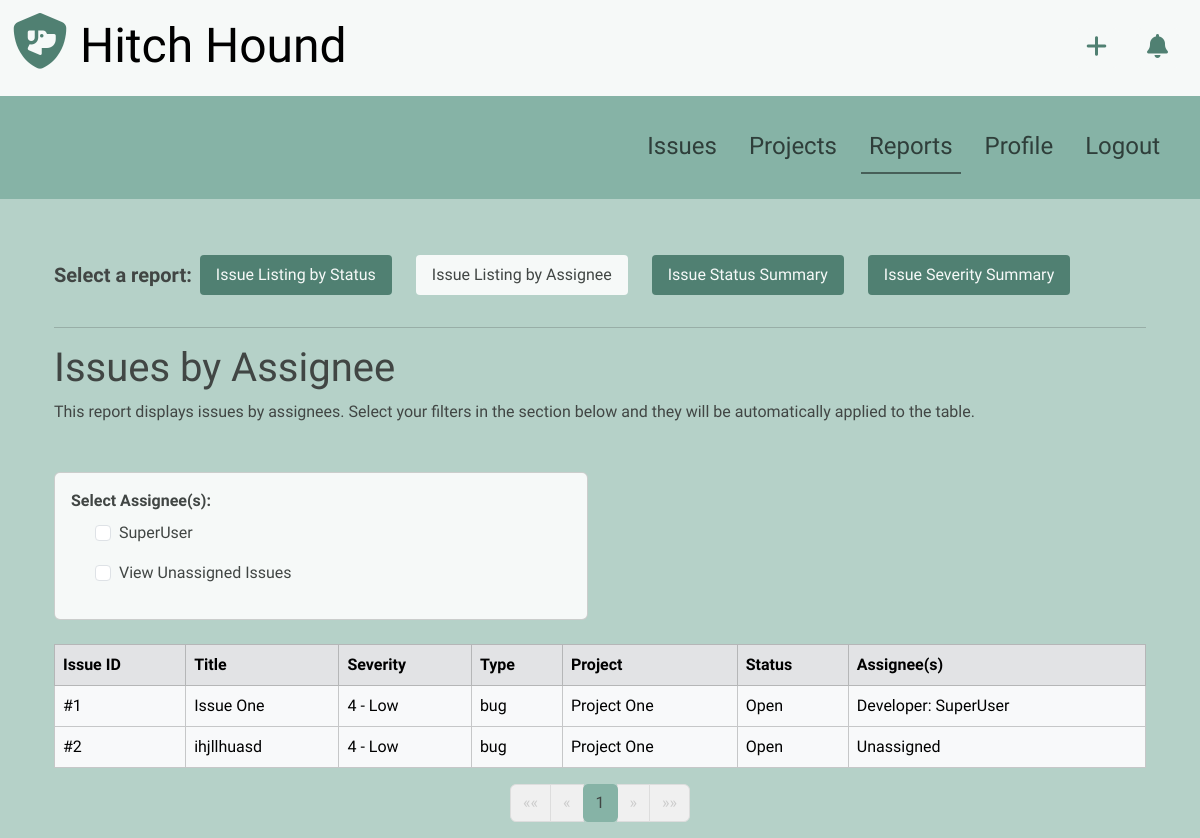
The app's page /reports/issue_listing_by_assignee/ (signed in), older data.
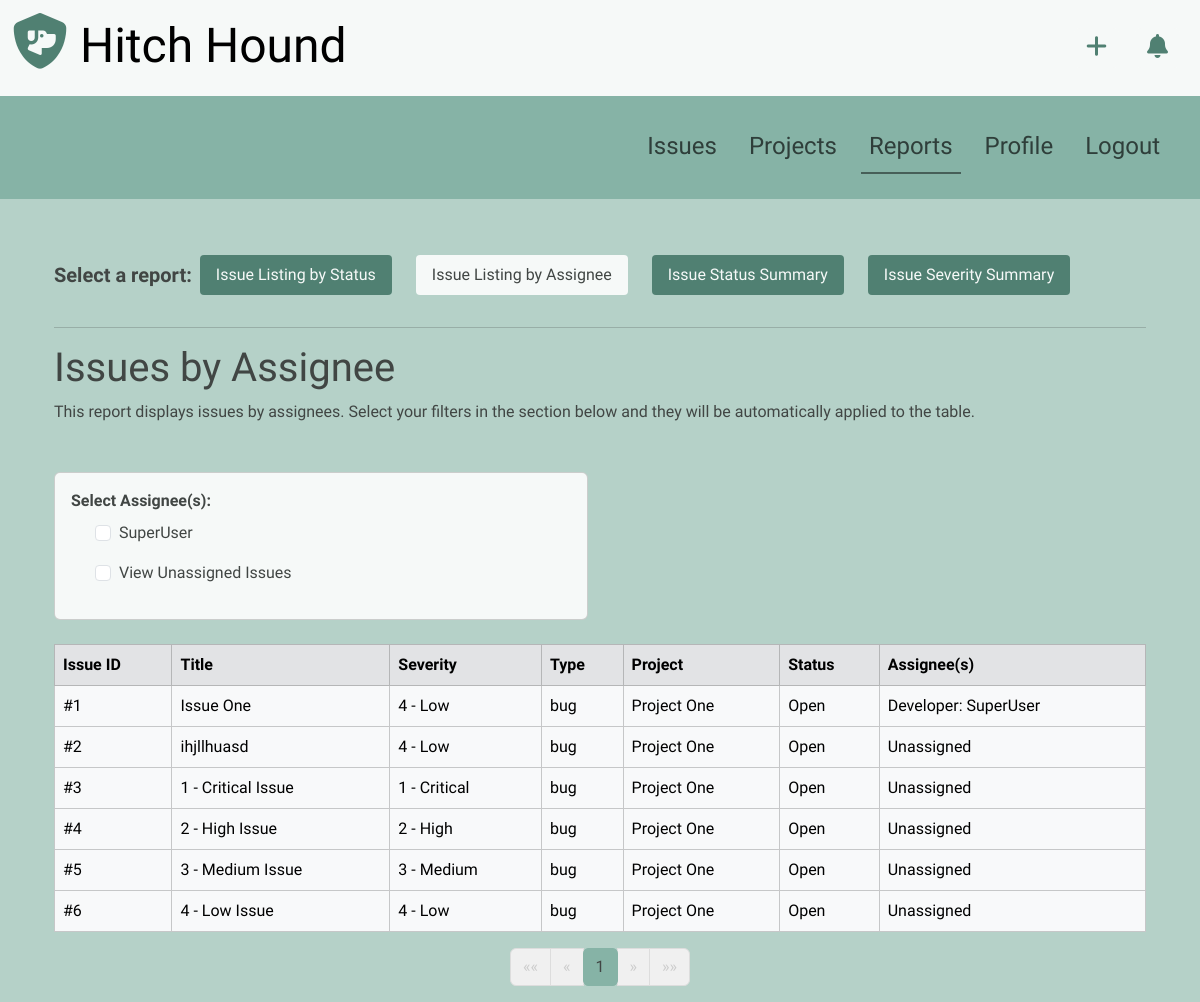
The same page, newer data.
### users/models.py (models this page shows, shortened)
class User(AbstractUser):
    ROLE_CHOICES = (
        ('developer', 'Developer'),
        ('quality_assurance', 'Quality Assurance'),
        ('product_manager', 'Product Manager'),
    )
    role = models.CharField(max_length=20, null=False, choices=ROLE_CHOICES, default='developer')
    last_visited_notifications = models.DateTimeField(null=True, blank=True)
    objects = UserManager()

### issues/models.py (models this page shows, shortened)
class Issue(models.Model):
    SEVERITY_CHOICES = (
        ('critical', '1 - Critical'),
        ('high', '2 - High'),
        ('medium', '3 - Medium'),
        ('low', '4 - Low'),
    )
    TYPE_CHOICES = (
        ('bug', 'Bug'),
        ('missed_requirement', 'Missed Requirement'),
        ('other', 'Other Issue'),
    )
    STATUS_CHOICES = (
        ('open', 'Open'),
        ('in_progress', 'In Progress'),
        ('testing', 'Testing'),
        ('approved', 'Approved'),
        ('closed', 'Closed'),
        ('cancelled', 'Cancelled'),
    )
    title = models.CharField(max_length=255, null=False)
    description = models.TextField()
    severity = models.CharField(max_length=20, choices=SEVERITY_CHOICES, default='low')
    project = models.ForeignKey(Project, on_delete=models.CASCADE, null=False)
    type = models.CharField(max_length=20, choices=TYPE_CHOICES, default='bug')
    status = models.CharField(max_length=20, choices=STATUS_CHOICES, default='open')
    reporter = models.ForeignKey(User, on_delete=models.CASCADE, related_name='reported_issues')
    developer = models.ForeignKey(User, on_delete=models.SET_NULL, null=True, blank=True, limit_choices_to={'role': 'developer'}, related_name='developer_issues')
    quality_assurance = models.ForeignKey(User, on_delete=models.SET_NULL, null=True, blank=True, limit_choices_to={'role': 'quality_assurance'}, related_name='qa_issues')
    product_manager = models.ForeignKey(User, on_delete=models.SET_NULL, null=True, blank=True, limit_choices_to={'role': 'product_manager'}, related_name='pm_issues')
    created_at = models.DateTimeField(auto_now_add=True)
    updated_by = models.ForeignKey(User, on_delete=models.SET_NULL, null=True, blank=True, related_name='updated_issues')

### projects/models.py (models this page shows, shortened)
class Project(models.Model):
    title = models.CharField(max_length=255)

### reporting/views.py (the view, shortened to what this page needs)
# urls.py: path('reports/issue_listing_by_assignee/', reporting_views.issue_listing_by_assignee, name='issue_listing_by_assignee'),
def issue_listing_by_assignee(request):
    selected_assignees = request.GET.getlist('assignee')
    include_unassigned = request.GET.get('include_unassigned', 'off') == 'on'
    issues = Issue.objects.all()
    page_obj = paginate(request, issues)
    new_notifications = get_new_notifications(request.user)
    user_choices = User.objects.all()
    context = {
        'issues': page_obj,
        'user_choices': user_choices,
        'selected_assignees': selected_assignees,
        'include_unassigned': include_unassigned,
        'page_obj': page_obj,
        'active_page': 'reports',
        'show_navbar': True,
        'new_notifications': new_notifications,
    }
    return render(request, 'issue_listing_by_assignee.html', context)

### hitchhound/utils.py (called while the page is built)
def paginate(request, queryset, per_page=12):
    paginator = Paginator(queryset, per_page)
    page_number = request.GET.get('page')
    page_obj = paginator.get_page(page_number)
    return page_obj

def get_new_notifications(user):
    last_visited = user.last_visited_notifications or timezone.now()
    user_issues = UserIssue.objects.filter(user=user).values_list('issue', flat=True)
    changes = Change.objects.filter(
        Q(issue_id__in=user_issues) | Q(issue__reporter=user)
    ).exclude(user=user)
    new_notifications = changes.filter(changed_at__gt=last_visited).exists()
    return new_notifications

### reporting/templates/issue_listing_by_assignee.html (shortened to what the changed rows need)
{% extends 'base.html' %}
{% load static %}
{% load crispy_forms_tags %}
{% block content %}
<div class="container mt-4">
    <h1>Issues by Assignee</h1>
    <div class="row mt-5">
        <div class="col-lg-6 col-md-8 col-12">
            <div class="card h-100">
                <div class="card-body">
                    <form method="get" action="{% url 'issue_listing_by_assignee' %}">
                        <div class="row">
                            <div class="col-md-6 mb-3">
                                <div class="form-group">
                                    <div id="assignee" class="form-check mt-2">
                                        {% for user in user_choices %}
                                        <div class="form-check">
                                            <input class="form-check-input" type="checkbox" name="assignee"
                                                id="assignee-{{ user.username }}" value="{{ user.username }}"
                                                onchange="this.form.submit()">
                                            <label class="form-check-label"
                                                for="assignee-{{ user.username }}">{{ user.username }}</label>
                                        </div>
                                        {% endfor %}
                                    </div>
                                </div>
                            </div>
                        </div>
                    </form>
                </div>
            </div>
        </div>
    </div>
    <div class="table-responsive mt-4">
        <table class="table table-hover table-bordered">
            <thead>
                <tr class="table-secondary">
                    <th scope="col">Issue ID</th>
                    <th scope="col">Title</th>
                    <th scope="col">Severity</th>
                    <th scope="col" class="d-none d-md-table-cell">Type</th>
                    <th scope="col" class="d-none d-md-table-cell">Project</th>
                    <th scope="col" class="d-none d-md-table-cell">Status</th>
                    <th scope="col" class="d-none d-md-table-cell">Assignee(s)</th>
                </tr>
            </thead>
            <tbody>
                {% for issue in issues %}
                <tr class="table-light" onclick="window.location.href='{% url 'issue_detail' issue.id %}'"
                    style="cursor: pointer;">
                    <td>#{{ issue.id }}</td>
                    <td>{{ issue.title|truncatechars:50 }}</td>
                    <td>{{ issue.get_severity_display }}</td>
                    <td class="d-none d-md-table-cell">{{ issue.type }}</td>
                    <td class="d-none d-md-table-cell">{{ issue.project.title }}</td>
                    <td class="d-none d-md-table-cell">{{ issue.get_status_display }}</td>
                    <td class="d-none d-md-table-cell">
                        {% if issue.developer %}
                        Developer: {{ issue.developer.username }}<br>
                        {% endif %}
                        {% if not issue.developer and not issue.product_manager and not issue.quality_assurance %}
                        Unassigned
                        {% endif %}
                    </td>
                </tr>
                {% empty %}
                <tr>
                    <td colspan="7" class="text-left">No issues found for this combination of filters.</td>
                </tr>
                {% endfor %}
            </tbody>
        </table>
    </div>
    {% include 'pagination.html' %}
    {% endblock %}

Row changes from the older to the newer data that the page shows:
added Issue: id "3", title "1 - Critical Issue", severity "1 - Critical", type "bug", project "Project One", status "Open", shows "Unassigned"
added Issue: id "4", title "2 - High Issue", severity "2 - High", type "bug", project "Project One", status "Open", shows "Unassigned"
added Issue: id "5", title "3 - Medium Issue", severity "3 - Medium", type "bug", project "Project One", status "Open", shows "Unassigned"
added Issue: id "6", title "4 - Low Issue", severity "4 - Low", type "bug", project "Project One", status "Open", shows "Unassigned"
